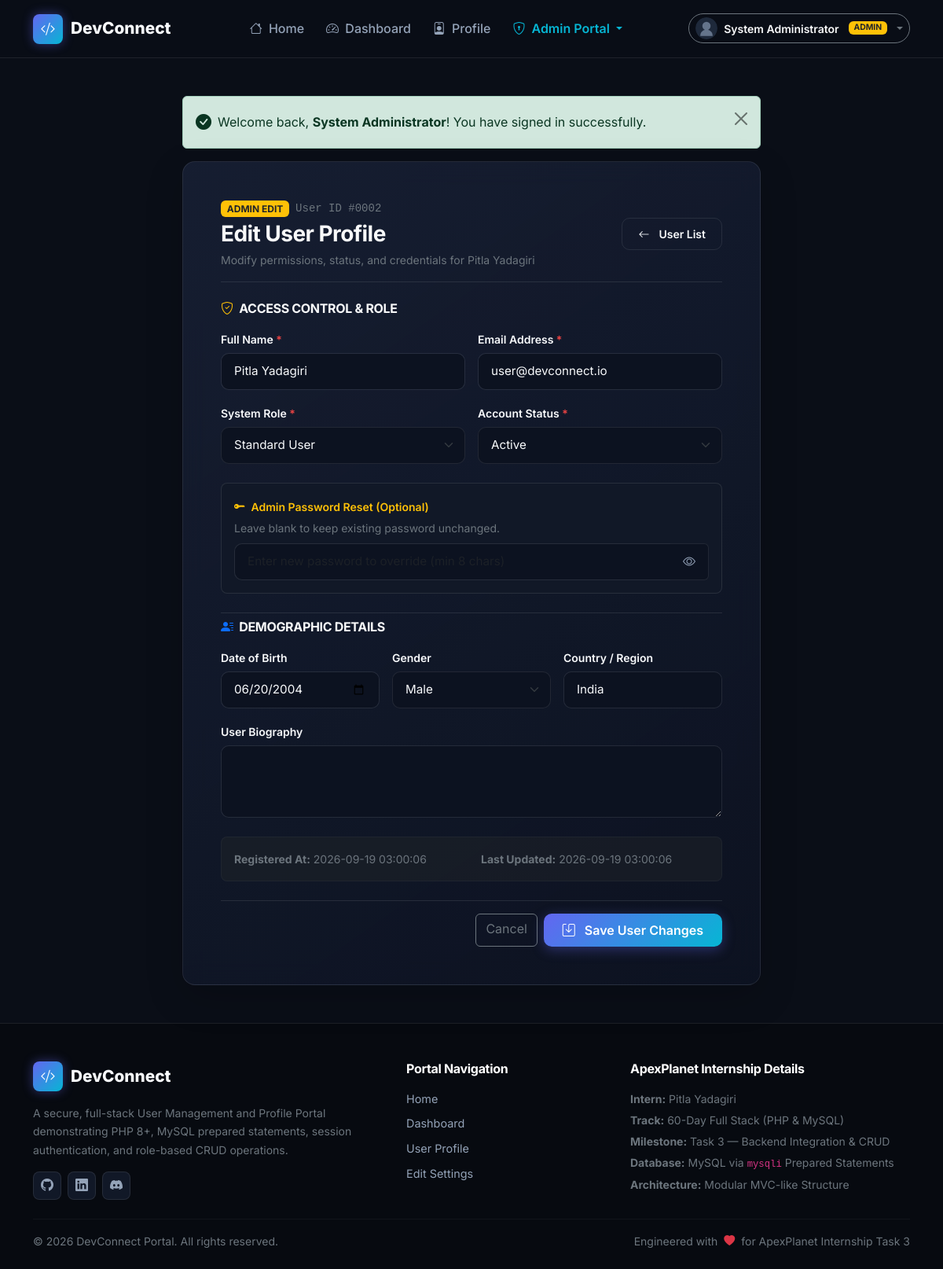
The page /admin/edit-user.php?id=2 (signed in) on the database its author committed.
### tables this page shows
CREATE TABLE IF NOT EXISTS `users` (
  `id` INT UNSIGNED AUTO_INCREMENT PRIMARY KEY,
  `full_name` VARCHAR(100) NOT NULL,
  `email` VARCHAR(191) NOT NULL UNIQUE,
  `password` VARCHAR(255) NOT NULL,
  `date_of_birth` DATE NULL,
  `gender` ENUM('male', 'female', 'non-binary', 'prefer-not-to-say') DEFAULT 'prefer-not-to-say',
  `country` VARCHAR(60) NULL,
  `profile_image` VARCHAR(255) DEFAULT 'default-avatar.svg',
  `role` ENUM('admin', 'user') NOT NULL DEFAULT 'user',
  `status` ENUM('active', 'inactive') NOT NULL DEFAULT 'active',
  `created_at` TIMESTAMP DEFAULT CURRENT_TIMESTAMP,
  `updated_at` TIMESTAMP DEFAULT CURRENT_TIMESTAMP ON UPDATE CURRENT_TIMESTAMP,
  INDEX `idx_role` (`role`),
  INDEX `idx_status` (`status`),
  INDEX `idx_created_at` (`created_at`)
);

### admin/edit-user.php (the view, shortened to what this page needs)
<?php
require_once __DIR__ . '/../includes/functions.php';
$conn = get_db_connection();
$currentAdminId = current_user_id();
$targetId = (int)($_GET['id'] ?? ($_POST['id'] ?? 0));
$stmt = $conn->prepare("SELECT * FROM users WHERE id = ? LIMIT 1");
$stmt->bind_param("i", $targetId);
$stmt->execute();
$targetUser = $stmt->get_result()->fetch_assoc();
$isSelf = ($targetId === (int)$currentAdminId);
require_once __DIR__ . '/../includes/header.php';
?>
<div class="container py-5">
  <div class="row justify-content-center">
    <div class="col-lg-8 col-md-10">
      <div class="dc-card shadow-lg p-4 p-md-5">
        <div class="d-flex justify-content-between align-items-center mb-4 pb-3 border-bottom border-secondary border-opacity-25">
          <div>
            <div class="d-flex align-items-center gap-2 mb-1">
              <span class="badge bg-warning text-dark fw-bold">ADMIN EDIT</span>
              <span class="text-secondary small font-monospace">User ID #<?php echo str_pad($targetUser['id'], 4, '0', STR_PAD_LEFT); ?></span>
            </div>
            <h1 class="h3 fw-bold text-light mb-1">Edit User Profile</h1>
            <p class="text-secondary small mb-0">Modify permissions, status, and credentials for <?php echo e($targetUser['full_name']); ?></p>
          </div>
          <a href="<?php echo BASE_URL; ?>/admin/users.php" class="btn btn-dc-outline btn-sm">
            <i class="bi bi-arrow-left me-1"></i> User List
          </a>
        </div>
        <form method="POST" action="<?php echo BASE_URL; ?>/admin/edit-user.php?id=<?php echo $targetId; ?>" novalidate>
          <h2 class="h6 fw-bold text-light mb-3 text-uppercase tracking-wider">
            <i class="bi bi-shield-check me-1 text-warning"></i> Access Control & Role
          </h2>
          <div class="row g-3 mb-4">
            <div class="col-md-6">
              <label for="full_name" class="form-label">Full Name <span class="required-star">*</span></label>
              <input
                type="text"
                class="form-control"
                id="full_name"
                name="full_name"
                value="<?php echo e($_POST['full_name'] ?? $targetUser['full_name']); ?>"
                required
              >
            </div>
            <div class="col-md-6">
              <label for="email" class="form-label">Email Address <span class="required-star">*</span></label>
              <input
                type="email"
                class="form-control"
                id="email"
                name="email"
                value="<?php echo e($_POST['email'] ?? $targetUser['email']); ?>"
                required
              >
            </div>
            <div class="col-md-6">
              <label for="role" class="form-label">System Role <span class="required-star">*</span></label>
              <select class="form-select" id="role" name="role" <?php echo $isSelf ? 'disabled' : ''; ?>>
                <option value="user" <?php echo (($targetUser['role'] === 'user')) ? 'selected' : ''; ?>>Standard User</option>
              </select>
            </div>
            <div class="col-md-6">
              <label for="status" class="form-label">Account Status <span class="required-star">*</span></label>
              <select class="form-select" id="status" name="status" <?php echo $isSelf ? 'disabled' : ''; ?>>
                <option value="active" <?php echo (($targetUser['status'] === 'active')) ? 'selected' : ''; ?>>Active</option>
              </select>
            </div>
          </div>
          <div class="p-3 mb-4 rounded-3 border border-secondary border-opacity-25" style="background: var(--dc-bg-surface);">
            <label for="new_password" class="form-label fw-semibold text-warning mb-1">
              <i class="bi bi-key-fill me-1"></i> Admin Password Reset (Optional)
            </label>
            <p class="text-secondary small mb-2">Leave blank to keep existing password unchanged.</p>
            <div class="input-group">
              <input
                type="password"
                class="form-control"
                id="new_password"
                name="new_password"
                placeholder="Enter new password to override (min 8 chars)"
              >
              <button type="button" class="btn password-toggle-btn" data-target="new_password" aria-label="Toggle password visibility">
                <i class="bi bi-eye"></i>
              </button>
            </div>
          </div>
          <h2 class="h6 fw-bold text-light mb-3 text-uppercase tracking-wider pt-2 border-top border-secondary border-opacity-25">
            <i class="bi bi-person-lines-fill me-1 text-primary"></i> Demographic Details
          </h2>
          <div class="row g-3 mb-4">
            <div class="col-md-4">
              <label for="dob" class="form-label">Date of Birth</label>
              <input
                type="date"
                class="form-control"
                id="dob"
                name="dob"
                value="<?php echo e($_POST['dob'] ?? ($targetUser['date_of_birth'] ?? '')); ?>"
                max="<?php echo date('Y-m-d'); ?>"
              >
            </div>
            <div class="col-md-4">
              <label for="gender" class="form-label">Gender</label>
              <?php $curGender = $_POST['gender'] ?? ($targetUser['gender'] ?? 'prefer-not-to-say'); ?>
              <select class="form-select" id="gender" name="gender">
                <option value="male" <?php echo ($curGender === 'male') ? 'selected' : ''; ?>>Male</option>
              </select>
            </div>
            <div class="col-md-4">
              <label for="country" class="form-label">Country / Region</label>
              <input
                type="text"
                class="form-control"
                id="country"
                name="country"
                value="<?php echo e($_POST['country'] ?? ($targetUser['country'] ?? '')); ?>"
                placeholder="e.g. India"
              >
            </div>
            <div class="col-12">
              <label for="bio" class="form-label">User Biography</label>
              <textarea
                class="form-control"
                id="bio"
                name="bio"
                rows="3"
              ><?php echo e($_POST['bio'] ?? ($targetUser['bio'] ?? '')); ?></textarea>
            </div>
          </div>
          <div class="p-3 mb-4 rounded-3 bg-dark bg-opacity-50 border border-secondary border-opacity-10 small text-secondary">
            <div class="row">
              <div class="col-sm-6">
                <strong>Registered At:</strong> <?php echo date('Y-m-d H:i:s', strtotime($targetUser['created_at'])); ?>
              </div>
              <div class="col-sm-6">
                <strong>Last Updated:</strong> <?php echo date('Y-m-d H:i:s', strtotime($targetUser['updated_at'])); ?>
              </div>
            </div>
          </div>
          <div class="d-flex justify-content-end gap-2 pt-3 border-top border-secondary border-opacity-25">
            <a href="<?php echo BASE_URL; ?>/admin/users.php" class="btn btn-outline-secondary">Cancel</a>
            <button type="submit" class="btn btn-dc-primary px-4">
              <i class="bi bi-save me-1"></i> Save User Changes
            </button>
          </div>
        </form>
      </div>
    </div>
  </div>
</div>
<?php require_once __DIR__ . '/../includes/footer.php'; ?>

### assets/css/style.css (style rules this page uses)
:root { --dc-primary: #6366f1; --dc-primary-hover: #4f46e5; --dc-secondary: #06b6d4; --dc-secondary-hover: #0891b2; --dc-gradient: linear-gradient(135deg, #6366f1 0%, #06b6d4 100%); --dc-gradient-hover: linear-gradient(135deg, #4f46e5 0%, #0891b2 100%); --dc-gradient-card: linear-gradient(145deg, rgba(26, 35, 58, 0.75) 0%, rgba(13, 19, 34, 0.9) 100%); --dc-bg-body: #0a0e17; --dc-bg-surface: #111827; --dc-bg-card: #151e33; --dc-bg-card-hover: #1c2742; --dc-bg-input: #0c1220; --dc-bg-input-focus: #10182b; --dc-border: rgba(255, 255, 255, 0.09); --dc-border-focus: #6366f1; --dc-text-primary: #f8fafc; --dc-text-secondary: #94a3b8; --dc-text-muted: #64748b; --dc-success: #10b981; --dc-warning: #f59e0b; --dc-error: #ef4444; --dc-shadow-sm: 0 2px 6px rgba(0, 0, 0, 0.25); --dc-shadow-md: 0 8px 24px rgba(0, 0, 0, 0.35); --dc-shadow-lg: 0 16px 36px -8px rgba(0, 0, 0, 0.5); --dc-shadow-glow: 0 0 28px rgba(99, 102, 241, 0.25); --dc-nav-height: 74px; }
*, *::before, *::after { box-sizing: border-box; }
body { font-family: 'Inter', system-ui, -apple-system, sans-serif; background-color: var(--dc-bg-body); color: var(--dc-text-primary); line-height: 1.65; overflow-x: hidden; }
h1, h2, h3, h4, h5, h6 { color: var(--dc-text-primary); font-weight: 700; letter-spacing: -0.02em; }
.font-monospace { font-family: 'JetBrains Mono', monospace; }
.btn-dc-primary { background: var(--dc-gradient); color: #ffffff !important; border: none; font-weight: 600; padding: 9px 20px; border-radius: 10px; box-shadow: 0 4px 16px rgba(99, 102, 241, 0.35); transition: all 0.25s ease; display: inline-flex; align-items: center; justify-content: center; gap: 8px; }
.btn-dc-outline { background-color: transparent; color: var(--dc-text-primary) !important; border: 1px solid var(--dc-border); font-weight: 600; padding: 9px 20px; border-radius: 10px; transition: all 0.15s ease; display: inline-flex; align-items: center; justify-content: center; gap: 8px; }
.dc-card { background: var(--dc-gradient-card); backdrop-filter: blur(16px); -webkit-backdrop-filter: blur(16px); border: 1px solid var(--dc-border); border-radius: 16px; box-shadow: var(--dc-shadow-lg); padding: 28px; transition: all 0.25s ease; }
.form-control, .form-select { background-color: var(--dc-bg-input); border: 1px solid var(--dc-border); color: var(--dc-text-primary); border-radius: 10px; padding: 11px 16px; font-size: 0.95rem; }
.form-label { font-weight: 600; font-size: 0.875rem; color: var(--dc-text-primary); margin-bottom: 6px; }
.required-star { color: var(--dc-error); }
.password-toggle-btn { background-color: var(--dc-bg-input); border: 1px solid var(--dc-border); border-left: none; color: var(--dc-text-secondary); padding: 0 16px; }

### rows shown on the page
users: id "0002", full_name "Pitla Yadagiri", email "user@devconnect.io", role "Standard User", status "Active", dob "06/20/2004", gender "Male", country "India", created_at "2026-09-19 03:00:06", updated_at "2026-09-19 03:00:06"

### other values the page prints
APP_NAME "DevConnect"
$_SESSION['full_name'] "System Administrator"
$message "Welcome back, System Administrator ! You have signed in successfully."
